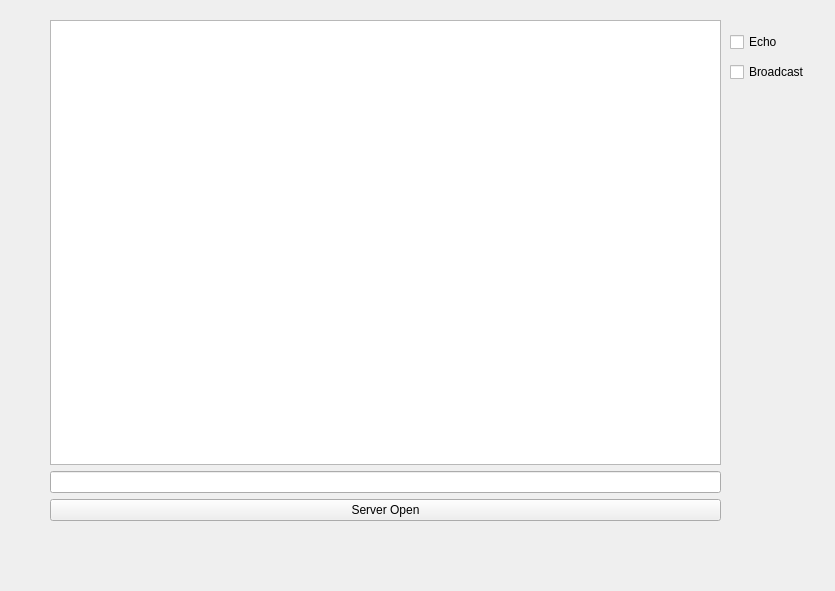
<?xml version="1.0" encoding="UTF-8"?>
<ui version="4.0">
 <class>Widget</class>
 <widget class="QWidget" name="Widget">
  <property name="geometry">
   <rect>
    <x>0</x>
    <y>0</y>
    <width>835</width>
    <height>591</height>
   </rect>
  </property>
  <property name="windowTitle">
   <string>Widget</string>
  </property>
  <widget class="QWidget" name="gridLayoutWidget">
   <property name="geometry">
    <rect>
     <x>50</x>
     <y>20</y>
     <width>671</width>
     <height>501</height>
    </rect>
   </property>
   <layout class="QGridLayout" name="gridLayout">
    <item row="0" column="0">
     <widget class="QPlainTextEdit" name="ptLog">
      <property name="readOnly">
       <bool>true</bool>
      </property>
      <property name="plainText">
       <string/>
      </property>
     </widget>
    </item>
    <item row="3" column="0">
     <widget class="QLineEdit" name="lePort">
      <property name="text">
       <string/>
      </property>
     </widget>
    </item>
    <item row="4" column="0">
     <widget class="QPushButton" name="openBtn">
      <property name="text">
       <string>Server Open</string>
      </property>
     </widget>
    </item>
   </layout>
  </widget>
  <widget class="QCheckBox" name="chEcho">
   <property name="geometry">
    <rect>
     <x>730</x>
     <y>30</y>
     <width>92</width>
     <height>24</height>
    </rect>
   </property>
   <property name="text">
    <string>Echo</string>
   </property>
   <property name="checkable">
    <bool>true</bool>
   </property>
  </widget>
  <widget class="QCheckBox" name="chBroadcast">
   <property name="geometry">
    <rect>
     <x>730</x>
     <y>60</y>
     <width>92</width>
     <height>24</height>
    </rect>
   </property>
   <property name="text">
    <string>Broadcast</string>
   </property>
  </widget>
 </widget>
 <resources/>
 <connections/>
</ui>
